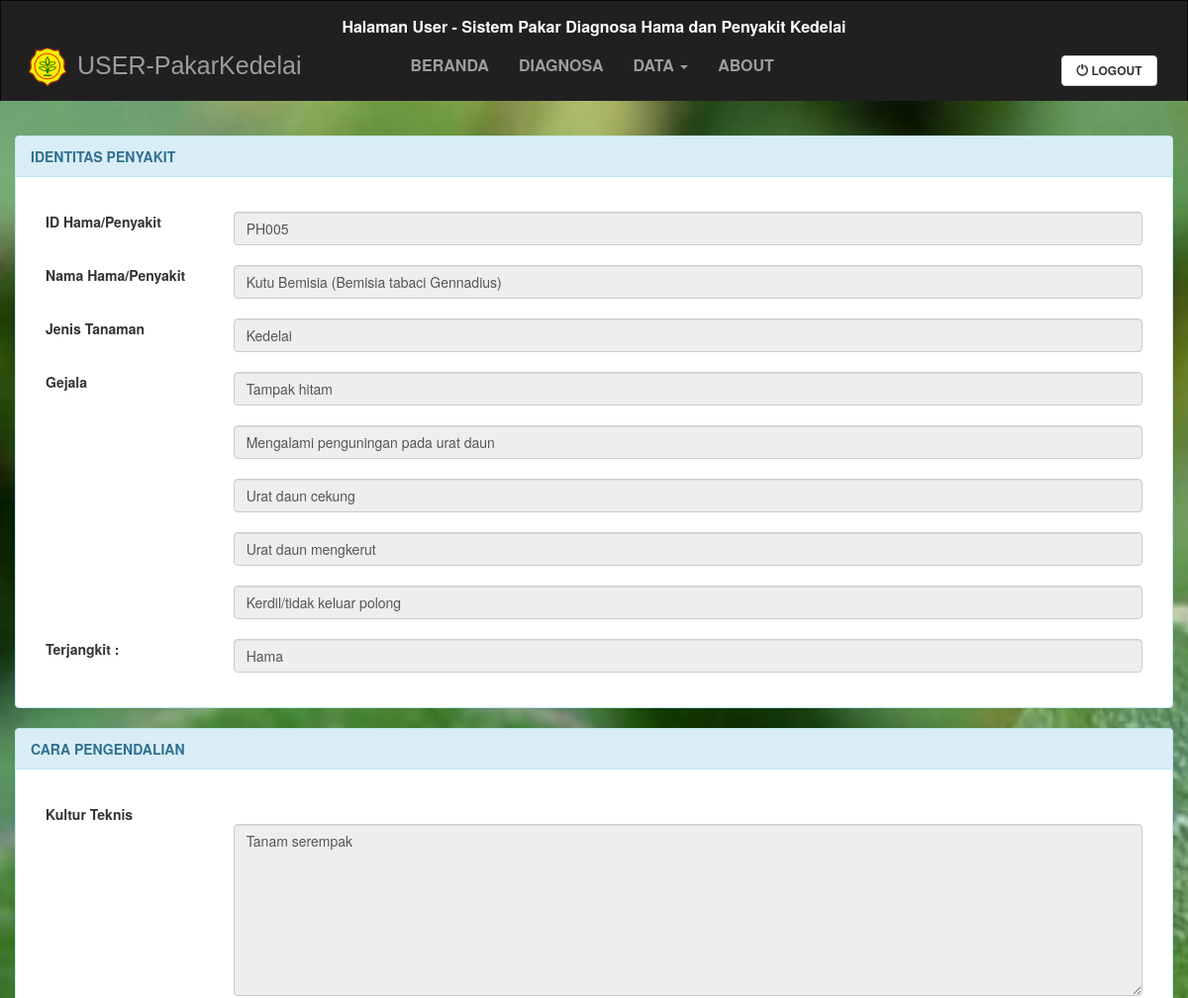
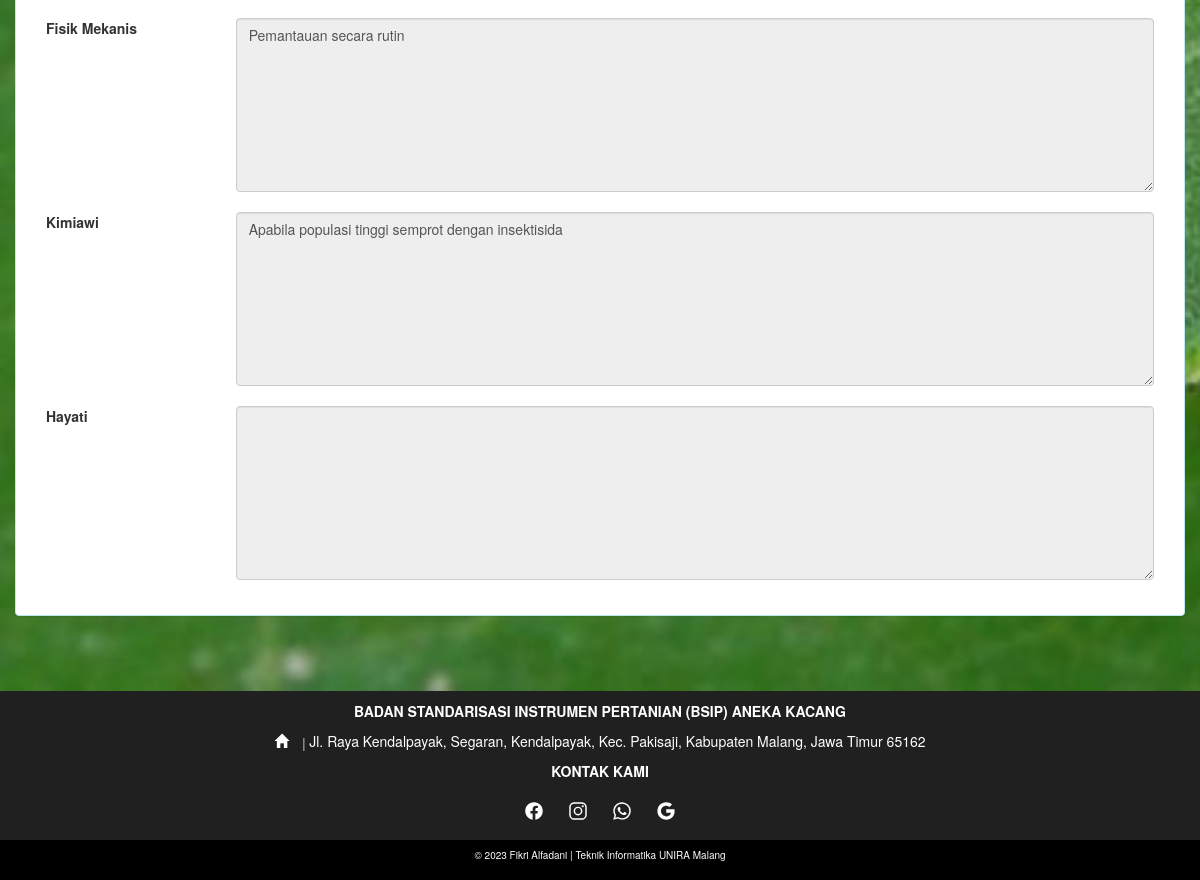
Screenshot of /users/uhasildiagnosa.php?id=PH005 (signed in) with the database file from the repository (2 pictures, top to bottom).
### tables this page shows
CREATE TABLE `penyakit` (
  `idpenyakit` varchar(20) NOT NULL,
  `namapenyakit` varchar(1000) NOT NULL,
  `jenistanaman` varchar(20) NOT NULL,
  `terjangkit` varchar(20) NOT NULL,
  `kulturteknis` varchar(1000) NOT NULL,
  `fisikmekanis` varchar(1000) NOT NULL,
  `kimiawi` varchar(1000) NOT NULL,
  `hayati` varchar(1000) NOT NULL
);

CREATE TABLE `basispengetahuan` (
  `namapenyakit` varchar(100) NOT NULL,
  `gejala` varchar(50) NOT NULL
);

### users/uhasildiagnosa.php (the view, shortened to what this page needs)
<?php
include('../config/koneksi.php');
?>
<!DOCTYPE html>
<html lang="en">
  <head>
    <link rel="stylesheet" href="https://maxcdn.bootstrapcdn.com/bootstrap/3.3.7/css/bootstrap.min.css">
    <link rel="stylesheet" href="../css/custom.css">
  </head>
  <body>
    <nav class="navbar navbar-inverse">
      <?php include "navuser.php"; ?>
    </nav>
    <div class="container-fluid text-center">
      <div class="row content">
        <div class="col-sm-12 text-left">
          <div class="panel panel-info">
            <div class="panel-heading">IDENTITAS PENYAKIT</div>
            <div class="panel-body">
              <div class="form-group" method="POST">
                <br><label class="control-label col-sm-2">ID Hama/Penyakit</label>
                <div class="col-sm-10">
                  <?php
                  $tampil = "SELECT * FROM penyakit where idpenyakit='" . $_GET['id'] . "'";
                  $sql = mysqli_query($konek_db, $tampil);
                  while ($data = mysqli_fetch_array($sql)) {
                    echo "<input type='text'  class='form-control' id='idpenyakit' readonly value='" . $data['idpenyakit'] . "'><br>";
                  }
                  ?>
                </div>
              </div>
              <div class="form-group" method="POST">
                <br><label class="control-label col-sm-2">Nama Hama/Penyakit</label>
                <div class="col-sm-10">
                  <?php
                  $tampil = "SELECT * FROM penyakit where idpenyakit='" . $_GET['id'] . "'";
                  $sql = mysqli_query($konek_db, $tampil);
                  while ($data = mysqli_fetch_array($sql)) {
                    echo "<input type='text'  class='form-control' id='namapenyakit' readonly value='" . $data['namapenyakit'] . "'><br>";
                  }
                  ?>
                </div>
              </div>
              <div class="form-group" method="POST">
                <br><label class="control-label col-sm-2">Jenis Tanaman</label>
                <div class="col-sm-10">
                  <?php
                  $tampil = "SELECT * FROM penyakit where idpenyakit='" . $_GET['id'] . "'";
                  $sql = mysqli_query($konek_db, $tampil);
                  while ($data = mysqli_fetch_array($sql)) {
                    echo "<input type='text'  class='form-control' id='jenistanaman' readonly value='" . $data['jenistanaman'] . "'><br>";
                  }
                  ?>
                </div>
              </div>
              <div class="form-group" method="POST">
                <br><label class="control-label col-sm-2">Gejala</label>
                <div class="col-sm-10">
                  <?php
                  $tampil = "SELECT * FROM penyakit p, basispengetahuan b where p.idpenyakit='" . $_GET['id'] . "' and p.namapenyakit=b.namapenyakit";
                  $sql = mysqli_query($konek_db, $tampil);
                  while ($data = mysqli_fetch_array($sql)) {
                    echo "<input type='text'  class='form-control' id='jenistanaman' readonly value='" . $data['gejala'] . "'><br>";
                  }
                  ?>
                </div>
              </div>
              <div class="form-group" method="POST">
                <br><label class="control-label col-sm-2">Terjangkit :</label>
                <div class="col-sm-10">
                  <?php
                  $tampil = "SELECT * FROM penyakit where idpenyakit='" . $_GET['id'] . "'";
                  $sql = mysqli_query($konek_db, $tampil);
                  while ($data = mysqli_fetch_array($sql)) {
                    echo "<input type='text'  class='form-control' id='terjangkit' readonly value='" . $data['terjangkit'] . "'><br>";
                  }
                  ?>
                </div>
              </div>
            </div>
          </div>
          <div class="panel panel-info">
            <div class="panel-heading">CARA PENGENDALIAN</div>
            <div class="panel-body">
              <div class="form-group" method="POST">
                <br><label class="control-label col-sm-2">Kultur Teknis</label><br>
                <div class="col-sm-10">
                  <?php
                  $tampil = "SELECT * FROM penyakit where idpenyakit='" . $_GET['id'] . "'";
                  $sql = mysqli_query($konek_db, $tampil);
                  while ($data = mysqli_fetch_array($sql)) {
                    echo "<textarea  rows='8' class='form-control' id='penanganan'  readonly>" . $data['kulturteknis'] . "</textarea><br>";
                  }
                  ?>
                </div>
              </div>
              <div class="form-group" method="POST">
                <br><label class="control-label col-sm-2">Fisik Mekanis</label><br>
                <div class="col-sm-10">
                  <?php
                  $tampil = "SELECT * FROM penyakit where idpenyakit='" . $_GET['id'] . "'";
                  $sql = mysqli_query($konek_db, $tampil);
                  while ($data = mysqli_fetch_array($sql)) {
                    echo "<textarea rows='8' class='form-control' id='penanganan' readonly>" . $data['fisikmekanis'] . "</textarea><br>";
                  }
                  ?>
                </div>
              </div>
              <div class="form-group" method="POST">
                <br><label class="control-label col-sm-2">Kimiawi</label><br>
                <div class="col-sm-10">
                  <?php
                  $tampil = "SELECT * FROM penyakit where idpenyakit='" . $_GET['id'] . "'";
                  $sql = mysqli_query($konek_db, $tampil);
                  while ($data = mysqli_fetch_array($sql)) {
                    echo "<textarea  rows='8' class='form-control' id='penanganan' readonly>" . $data['kimiawi'] . "</textarea><br>";
                  }
                  ?>
                </div>
              </div>
              <div class="form-group" method="POST">
                <br><label class="control-label col-sm-2">Hayati</label><br>
                <div class="col-sm-10">
                  <?php
                  $tampil = "SELECT * FROM penyakit where idpenyakit='" . $_GET['id'] . "'";
                  $sql = mysqli_query($konek_db, $tampil);
                  while ($data = mysqli_fetch_array($sql)) {
                    echo "<textarea rows='8' class='form-control' id='penanganan' readonly>" . $data['hayati'] . "</textarea><br>";
                  }
                  ?>
                </div>
              </div>
            </div>
          </div>
        </div>
      </div>
    </div>
    <?php include "../footer.php"; ?>
  </body>
</html>

### css/custom.css (style rules this page uses)
.panel.panel-info { font-size: 14px; }
.panel-heading { font-weight: bold; }
.navbar { background: rgb(32, 32, 32); border-bottom: 0; border-radius: 10px; margin-bottom: 0; border-radius: 0; height: auto; }
.row.content { background-image: url(../img/bg.jpg); background-size: cover; position: relative; padding-top: 35px; padding-bottom: 55px; }

### rows the page displays
penyakit: idpenyakit "PH005", namapenyakit "Kutu Bemisia (Bemisia tabaci Gennadius)", jenistanaman "Kedelai", gejala "Tampak hitam", gejala "Mengalami penguningan pada urat daun", gejala "Urat daun cekung", gejala "Urat daun mengkerut", gejala "Kerdil/tidak keluar polong", terjangkit "Hama", kulturteknis "Tanam serempak", fisikmekanis "Pemantauan secara rutin", kimiawi "Apabila populasi tinggi semprot dengan insektisida"
